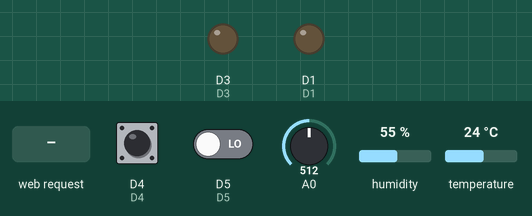
This sketch was run on a simulated ESP8266 (NodeMCU). On the bench: output pins drawn as LEDs (lit = HIGH). The inputs (shaded band) are chosen by the test bench; at power-on: D4 HIGH, D5 LOW, A0 = 512, humidity 55 %, temperature 24 °C. WiFi joins after 1.5 s; servers stay silent unless stated; pins used as bus, display or sensor lines are not drawn; what the sketch prints to the serial monitor is not drawn.

Above: at 2.7 s.
2.8 s: HTTP request GET /LED=ON received
At 3.8 s:
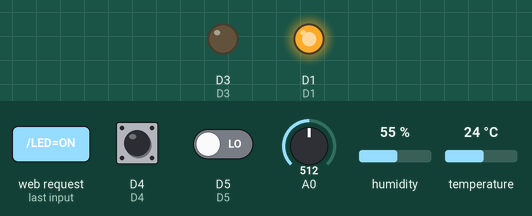
4.3 s: HTTP request GET /LED=OFF received
5.8 s: HTTP request GET /LIGA received
Timing chart, 0 to 8.8 s (numbered marks = the images above; inputs shaded):
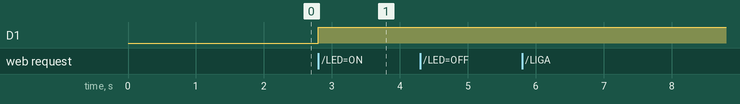

The sketch:

Home_aut_nodemcu.ino
```cpp
#include <ESP8266WiFi.h>
#include <DHT.h>
#include <IRremoteESP8266.h> //INCLUSÃO DE BIBLIOTECA

const char* ssid = "MotoG3";
const char* password = "qwertyui";

//defines - mapeamento de pinos do NodeMCU
#define D0    16
#define D1    5
#define D2    4
#define D3    0
#define D4    2
#define D5    14
#define D6    12
#define D7    13
#define D8    15
#define D9    3
#define D10   1

//defines - DHT22
#define DHTTYPE DHT22 // DHT 22 (AM2302)
#define DHTPIN 4 // GPIo4 ou porta D2 do NodeMCU

// Infravermelho
IRsend irsend(12); //FUNÇÃO RESPONSÁVEL PELO MÉTODO DE ENVIO DO SINAL IR / UTILIZA O GPIO12(D6)

int tamanho = 68; //TAMANHO DA LINHA RAW(68 BLOCOS)
int frequencia = 32; //FREQUÊNCIA DO SINAL IR(32KHz)

//Variáveis usadas para calcular o tempo de execução
unsigned long tic;
unsigned long toc;

//Dados Raw para infravermelho
// BOTÃO LIGA / DESLIGA
unsigned int LD[68]= {9000,4550,650,1700,600,1750,600,650,600,650,600,650,650,550,650,600,650,1700,650,1700,650,600,650,1700,600,650,650,1650,650,600,600,1750,650,600,650,600,650,600,650,600,650,600,650,1700,600,650,650,600,650,1700,650,1700,650,1700,650,1700,650,1700,650,600,650,1700,600,1750,650,600,650};
// BOTÃO CIMA
unsigned int UP[68] = {8950,4600,600,1750,650,1700,600,650,600,650,600,650,600,650,650,600,650,1700,650,1700,600,650,600,1750,600,650,600,1750,600,650,600,1750,600,600,600,650,600,650,650,600,600,650,600,1750,600,1750,650,600,600,1750,600,1750,600,1750,600,1700,650,1700,600,650,600,650,600,1750,650,600,600};
// BOTÃO BAIXO
unsigned int DOWN[68] = {9000,4550,600,1750,600,1750,600,650,550,650,600,650,600,650,600,650,600,1750,600,1750,600,650,600,1750,600,650,600,1700,600,600,600,1700,600,600,600,650,600,1750,600,650,600,650,600,1750,600,1750,600,650,600,1700,600,1750,600,650,600,1750,600,1750,600,650,600,650,600,1750,600,650,600};
// BOTÃO ESQUERDA
unsigned int LEFT[68] = {8950,4600,600,1750,600,1750,600,650,600,650,600,650,600,650,600,600,600,1700,600,1750,600,650,600,1750,600,650,600,1750,600,650,600,1750,600,650,600,1750,600,1750,600,600,600,650,600,1750,600,1750,600,650,600,1750,600,650,600,650,600,1750,600,1750,600,650,600,650,600,1750,600,650,600};
// BOTÃO OK
unsigned int OKK[68] = {8900,4550,600,1750,600,1750,600,650,600,650,600,650,600,650,600,650,600,1750,600,1750,600,700,550,1750,600,650,600,1750,600,600,600,1700,600,600,600,1700,600,650,600,1750,600,650,600,600,600,650,600,650,600,1750,600,650,600,1750,600,650,600,1750,600,1750,600,1750,600,1750,600,650,600};
// BOTÃO MENU
unsigned int MENU[68] = {8900,4600,550,1750,600,1750,600,650,600,650,600,600,600,600,600,600,600,1700,600,1700,600,600,600,1700,600,650,600,1750,600,650,600,1750,600,650,600,650,600,1750,600,650,600,1750,600,1750,600,650,600,650,600,1750,600,1750,600,650,600,1750,600,650,600,650,600,1750,600,1750,600,650,600};
// BOTÃO MENU
unsigned int NULO[68] = {0,0,0,0,0,0,0,0,0,0,0,0,0,600,600,600,600,1700,600,1700,600,600,600,1700,600,650,600,1750,600,650,600,1750,600,650,600,650,600,1750,600,650,600,1750,600,1750,600,650,600,650,600,1750,600,1750,600,650,600,1750,600,650,600,650,600,1750,600,1750,600,650,600};

WiFiServer server(80);      //Porta usada para se comunicar no WIFI
int presence;               //Variável usada para controle do sensor de presença

  //Sensor DHT22
  DHT dht(DHTPIN, DHTTYPE,11); //Criação do objeto de leitura DHT
  float t,h; //variáveis que armazenarão os valores lidos de temperatura e umidade;

  //Sensor de luz (LDR)
  int ldrPin = 0; //LDR no pino analógico
  int ldrValor = 0; //Valor lido do LDR

void setup() {
  irsend.begin();
  Serial.begin(115200);
  dht.begin(); //Inicia o sensor
  delay(10);

  pinMode(D7, OUTPUT);                //Inicializamos o GPIO2 como saída
  digitalWrite(D7, LOW);              //Led ligado no GPIO2 começa apagado
  pinMode(D5,INPUT);                      //Recebe sinal do sensor de presença
  pinMode(D4,INPUT);                  //Chave que troca o Nodemcu de AP para Station
  pinMode(D3,OUTPUT);                     //Controla led do sensor de presença
  pinMode(D1,OUTPUT);                     //Controla led do ldr

  int R=digitalRead(D4);              //Faz a leitura da chave que troca o nodemcu para AP

  if (R==LOW){                        //Caso a chave esteja em sinal baixo (zero de tensão), configura modo AP
  server.begin();                         //inicializamos o servidor
  WiFi.mode(WIFI_AP);
  WiFi.softAP(ssid);                    //Rede aberta

  Serial.println();

  Serial.print("Direccion IP Access Point - por defecto: ");      //Imprime la dirección IP
  Serial.println(WiFi.softAPIP());
  Serial.print("Direccion MAC Access Point: ");                   //Imprime la dirección MAC
  Serial.println(WiFi.softAPmacAddress());

    }
  if(R==HIGH){                        //Caso a chave esteja em sinal alto (3.3V), configura modo station
  // Connect to WiFi network
  Serial.println();
  Serial.println();
  Serial.print("Connecting to ");
  Serial.println(ssid);

  WiFi.begin(ssid, password);

  while (WiFi.status() != WL_CONNECTED) {
    delay(500);
    digitalWrite(LED_BUILTIN,!digitalRead(LED_BUILTIN));
    Serial.print(".");
  }

  digitalWrite(LED_BUILTIN,HIGH);
  Serial.println("");
  Serial.println("WiFi connected");

  // Start the server
  server.begin();
  Serial.println("Server started");

  // Print the IP address
  Serial.print("Use this URL to connect: ");
  Serial.print("http://");
  Serial.print(WiFi.localIP());
  Serial.println("/");
  }

}

void loop() {
  tic = millis();
  // Check if a client has connected
  WiFiClient client = server.available();
  if (!client) {
    return;
  }

  // Wait until the client sends some data
  Serial.println("new client");
  while(!client.available()){
    delay(1);
  }

  // Read the first line of the request
  String request = client.readStringUntil('\r');
  Serial.println(request);
  client.flush();

  // Acender e apagar o led
  int value = LOW;
  if (request.indexOf("/LED=ON") != -1)  {
    digitalWrite(D7, HIGH);
    value = HIGH;
  }
  if (request.indexOf("/LED=OFF") != -1)  {
    digitalWrite(D7, LOW);
    value = LOW;
  }

  // Controle do sensor de presença
  if (digitalRead(D5) == LOW) {
    presence = 0;
    digitalWrite(D3, LOW);
  } else  {
    presence = 1;
    digitalWrite(D3, HIGH);
  }

  // Controla sensor LDR
  ldrValor = analogRead(ldrPin);
  if(ldrValor > 500) {
    digitalWrite(D1, HIGH);
  } else  {
    digitalWrite(D1, LOW);
  }
  Serial.print("LDR ");
  Serial.println(ldrValor);

  //leitura dos sensores de temperatura e umidade
  t=dht.readTemperature(); //Função de leitura da temperatura
  h=dht.readHumidity();//Função de leitura da umidade

  // Controle do infravermelho
  // Condição que liga / desliga projetor
  if (request.indexOf("/LIGA") != -1)  {
    irsend.sendRaw(LD,tamanho,frequencia);  // PARÂMETROS NECESSÁRIOS PARA ENVIO DO SINAL IR
    Serial.println("Comando enviado: Liga / Desliga");
    delay(50); // TEMPO(EM MILISEGUNDOS) DE INTERVALO ENTRE UM COMANDO E OUTRO
  }

  // Condição botão seta para cima
  if (request.indexOf("/CIMA") != -1)  {
        irsend.sendRaw(UP,tamanho,frequencia); // PARÂMETROS NECESSÁRIOS PARA ENVIO DO SINAL IR
        Serial.println("Comando enviado: Aumenta volume");
        delay(50); // TEMPO(EM MILISEGUNDOS) DE INTERVALO ENTRE UM COMANDO E OUTRO
  }
  // Condição botão seta para baixo
  if (request.indexOf("/BAIXO") != -1)  {
        irsend.sendRaw(DOWN,tamanho,frequencia); // PARÂMETROS NECESSÁRIOS PARA ENVIO DO SINAL IR
        Serial.println("Comando enviado: Abaixa volume");
        delay(50); // TEMPO(EM MILISEGUNDOS) DE INTERVALO ENTRE UM COMANDO E OUTRO
  }
  // Condição botão seta para esquerda
  if (request.indexOf("/ESQUERDA") != -1)  {
        irsend.sendRaw(LEFT,tamanho,frequencia); // PARÂMETROS NECESSÁRIOS PARA ENVIO DO SINAL IR
        Serial.println("Comando enviado: Aumenta canal");
        delay(50); // TEMPO(EM MILISEGUNDOS) DE INTERVALO ENTRE UM COMANDO E OUTRO
  }
  // Condição botão OK
  if (request.indexOf("/OK") != -1)  {
        irsend.sendRaw(OKK,tamanho,frequencia); // PARÂMETROS NECESSÁRIOS PARA ENVIO DO SINAL IR
        Serial.println("Comando enviado: Diminui canal");
        delay(50); // TEMPO(EM MILISEGUNDOS) DE INTERVALO ENTRE UM COMANDO E OUTRO
  }
  // Condição botão menu
  if (request.indexOf("/MENU") != -1)  {
        irsend.sendRaw(MENU,tamanho,frequencia); // PARÂMETROS NECESSÁRIOS PARA ENVIO DO SINAL IR
        Serial.println("Comando enviado: Diminui canal");
        delay(50); // TEMPO(EM MILISEGUNDOS) DE INTERVALO ENTRE UM COMANDO E OUTRO
  }

  //Parte HTML
  client.println("HTTP/1.1 200 OK");
  client.println(""); //  do not forget this one
  client.println("<!DOCTYPE HTML>");
  client.println("<meta charset='UTF-8'>");
  client.println("<html>");
  client.println("<head>");
  client.println("<meta http-equiv=\"refresh\" content=\"3\">");        //Faz atualização da página web de 3 em 3 segundos
  client.println("</head>");
  //client.println("<meta http-equiv=\"Content-Type\" content=\"text/html;charset=utf-8\" />");

  // Criação de caixa para apresentar o status do sensor de presença
  client.println("<table width=\"280\" cellspacing=\"1\" cellpadding=\"3\" border=\"0\" bgcolor=\"#1E679A\"> ");
  client.println("<tr> ");
  client.println("<td><font color=\"#FFFFFF\" face=\"arial, verdana, helvetica\"> ");
  client.println("<b>Status do sensor de presença</b> ");
  client.println("</font></td>");
  client.println("</tr>");
  client.println("<tr>");
  client.println("<td bgcolor=\"#ffffcc\">");
  client.println("<font face=\"arial, verdana, helvetica\">");
  if(presence == 1) {
    client.println("Sensor de presença ligado!");
  }
   else if (presence == 0){
    client.println("Sensor de presença desligado!");
   }
  client.println("</font> ");
  client.println("</td>");
  client.println("</tr>");
  client.println("</table> ");
  client.println("<br><br>");

  //Controle do led no html
  // Criação de caixa para apresentar o status do led
  client.println("<table width=\"280\" cellspacing=\"1\" cellpadding=\"3\" border=\"0\" bgcolor=\"#1E679A\"> ");
  client.println("<tr> ");
  client.println("<td><font color=\"#FFFFFF\" face=\"arial, verdana, helvetica\"> ");
  client.println("<b>Led pin is now: </b> ");
  client.println("</font></td>");
  client.println("</tr>");
  client.println("<tr>");
  client.println("<td bgcolor=\"#ffffcc\">");
  client.println("<font face=\"arial, verdana, helvetica\">");
  if(value == HIGH) {
    client.print("On");
  } else {
    client.print("Off");
  }
  client.println("<br><br>");
  client.println("<a href=\"/LED=ON\"\"><button>Turn On </button></a>");
  client.println("<a href=\"/LED=OFF\"\"><button>Turn Off </button></a><br />");
  client.println("</font> ");
  client.println("</td>");
  client.println("</tr>");
  client.println("</table> ");
  client.println("<br><br>");

  // Criação de caixa para apresentar o status do sensor de luz
  client.println("<table width=\"280\" cellspacing=\"1\" cellpadding=\"3\" border=\"0\" bgcolor=\"#1E679A\"> ");
  client.println("<tr> ");
  client.println("<td><font color=\"#FFFFFF\" face=\"arial, verdana, helvetica\"> ");
  client.println("<b>Status do sensor de luninosidade</b> ");
  client.println("</font></td>");
  client.println("</tr>");
  client.println("<tr>");
  client.println("<td bgcolor=\"#ffffcc\">");
  client.println("<font face=\"arial, verdana, helvetica\">");
  if(ldrValor > 500) {
    client.println("Led do LDR ligado!");
  } else  {
    client.println("Led do LDR desligado!");
  }
  client.println("</font> ");
  client.println("</td>");
  client.println("</tr>");
  client.println("</table> ");
  client.println("<br><br>");

  //Criação de caixa para apresentar o status do sensor de temperatura e umidade
  client.println("<table width=\"280\" cellspacing=\"1\" cellpadding=\"3\" border=\"0\" bgcolor=\"#1E679A\"> ");
  client.println("<tr> ");
  client.println("<td><font color=\"#FFFFFF\" face=\"arial, verdana, helvetica\"> ");
  client.println("<b>Sensor de temperatura</b><br> ");
  client.println("<b>Sensor de umidade</b> ");
  client.println("</font></td>");
  client.println("</tr>");
  client.println("<tr>");
  client.println("<td bgcolor=\"#ffffcc\">");
  client.println("<font face=\"arial, verdana, helvetica\">");
  client.println("Temperatura = ");
  client.println(t);
  client.println("°C<br>");
  client.println("Umidade = ");
  client.println(h);
  client.println("%<br>");
  client.println("</font> ");
  client.println("</td>");
  client.println("</tr>");
  client.println("</table> ");
  client.println("<br><br>");

  // Criação de caixa para apresentar sensor infravermelho
  client.println("<table width=\"280\" cellspacing=\"1\" cellpadding=\"3\" border=\"0\" bgcolor=\"#1E679A\"> ");
  client.println("<tr> ");
  client.println("<td><font color=\"#FFFFFF\" face=\"arial, verdana, helvetica\"> ");
  client.println("<b>Infravermelho: </b> ");
  client.println("</font></td>");
  client.println("</tr>");
  client.println("<tr>");
  client.println("<td bgcolor=\"#ffffcc\">");
  client.println("<font face=\"arial, verdana, helvetica\">");

  client.println("<br><br>");
  client.println("<a href=\"/LIGA\"\"><button> On / Off </button></a><br/>");
  client.println("<a href=\"/CIMA\"\"><button>CIMA</button></a>");
  client.println("<a href=\"/BAIXO\"\"><button>BAIXO</button></a><br/>");
  client.println("<a href=\"/ESQUERDA\"\"><button>ESQUERDA</button></a>");
  client.println("<a href=\"/MENU\"\"><button>MENU</button></a>");
  client.println("<a href=\"/OK\"\"><button>OK</button></a><br/>");
  client.println("</html>");

  delay(1);
  Serial.println(t);
  Serial.println(h);
  Serial.println("Client disconnected");
  Serial.println("");

  toc = millis() - tic;
  Serial.println(toc);          //Imprime tempo de execução na serial

}
```

Measured:
- after the input at 2.8 s, D1: LOW → HIGH at once
- after the input at 4.3 s, every drawn part: stays the same
- after the input at 5.8 s, every drawn part: stays the same
